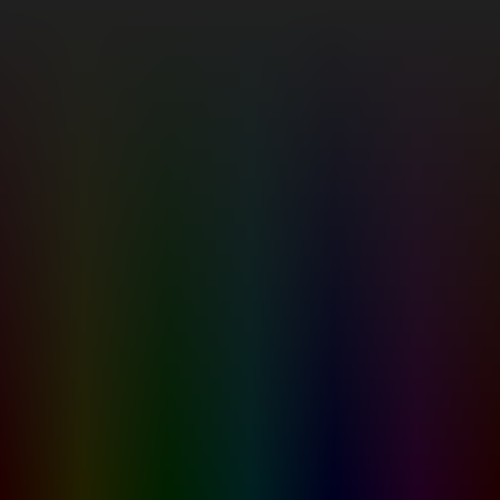
Frame 1 (no input)
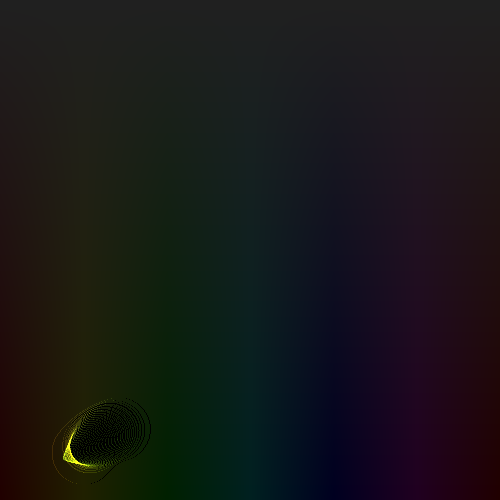
Frame 60 (the mouse pressed at the canvas centre just before this capture)
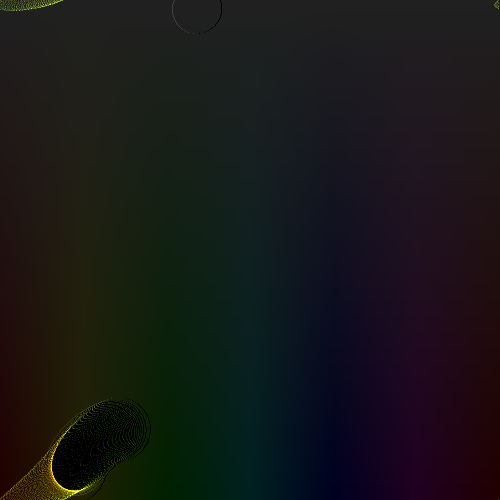
Frame 120 (the mouse held since frame 60 and released just before this capture)

The Processing sketch that drew these frames (run headless with seeded random() and noise(); from frame 60 on, the mouse is pressed at the canvas centre):

// Processing sketch: processing_31429
// ── processing_31429.pde

class H{
  float x, y;
  float vx, vy;
  float rad;
  float rada;
  float spd;
  float r;
  float live = 0;
  int cmin, cmax;
  H(){
  }
  
  void create(float _x, float _y, float _r, float _rad, float _rada, float _spd, int _cmin, int _cmax){
    x = _x;
    y = _y;
    r = _r;
    rad = _rad;
    rada = _rada;
    spd = _spd;
    live = _spd * 100;
    cmin = _cmin;
    cmax = _cmax;
  }
  
  void act(){
    x += vx;
    y += vy;
    
    rad += rada;
    rada *= 0.99;
    
    vx = cos(rad) * spd;
    vy = sin(rad) * spd;
    
    spd *= 0.99;
    
    if(x < 0){
      x += width - 1;
    }
    if(x >= width){
      x -= width;
    }
    if(y < 0){
      y += height - 1;
    }
    if(y >= height){
      y -= height;
    }
    
    if(live > 0){
      live -= 1;
    }else{
      live = 0;
    }
  }
}

class P{
  float x, y;
  float vx, vy;
  int h, s;
  int c;
  
  P(float _x, float _y, int _h, int _s){
    x = _x;
    y = _y;
    h = _h;
    s = _s;
    c = color(h, s, 64, 16);
  }
  
  void init(float _x, float _y, float _vx, float _vy){
    x = _x;
    y = _y;
    vx = 0;
    vy = 0;
  }
  
  void act(){
    x += vx;
    y += vy;
    
    vx *= 0.995;
    vy *= 0.995;
    
    if(x < 0){
      x += width - 1;
    }
    if(x >= width){
      x -= width;
    }
    if(y < 0){
      y += height - 1;
    }
    if(y >= height){
      y -= height;
    }
  }
  
  void paint(int[] ar){
    if(0 <= x && x < width && 0 <= y && y < height){
      ar[(int)x + (int)y * width] = blendColor(c, ar[(int)x + (int)y * width], ADD);
    }
  }

  void receive(float _x, float _y, float _r, float _vx, float _vy, int _cmin, int _cmax){
    float d = dist(_x, _y, x, y);
    if((d < _r) && (_cmin <= h && h <= _cmax)){
      vx += _vx * (_r - d) / _r * 0.5;
      vy += _vy * (_r - d) / _r * 0.5;
    }
  }
}


static final int MAX = 500 * 500;
P[] p = new P[MAX];

static final int MAX_H = 1;
H[] h = new H[MAX_H];

void setup(){
  colorMode(HSB, 500);
  size(500, 500);
  for(int i = 0; i < sqrt(MAX); i++){
    for(int j = 0; j < sqrt(MAX); j++){
      p[j + (int)(i * sqrt(MAX))] = new P(i * width / sqrt(MAX), j * height / sqrt(MAX), i, j);
    }
  }
  
  for(int i = 0; i < MAX_H; i++){
    h[i] = new H();
  }
}

void draw(){
  background(0);
  loadPixels();

  for(int i = 0; i < MAX_H; i++){
    if(h[i].live > 0){
      for(int j = 0; j < MAX; j++){
        p[j].receive(h[i].x, h[i].y, h[i].r, h[i].vx * 0.1, h[i].vy * 0.1, h[i].cmin, h[i].cmax);
      }
      h[i].act();
    }else{
      if(random(1) > 0.9){
        float _x = random(width);
        float _y = random(height);
        float _r = random(100);
        float _rad = random(TWO_PI);
        float _rada = random(PI / 300.0) - (PI / 150.0);
        float _spd = random(3);
        
        int cmin = 0;
        int cmax = 500;
        /*
        if(random(1) > 0.9){
          cmin = (int)random(500);
          int tmp = (int)random(500);
          cmax = max(cmin, tmp);
          cmin = min(cmin, tmp);
          _r *= 2;
        }
        */
        
        h[i].create(_x, _y, _r, _rad, _rada, _spd, cmin, cmax);
      }
    }
  }

  for(int i = 0; i < MAX; i++){
    p[i].act();
    p[i].paint(pixels);
  }
  
  updatePixels();
  
  //println(frameRate);
}
